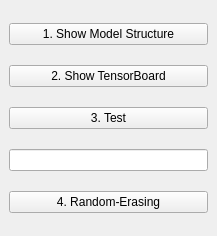
<?xml version="1.0" encoding="UTF-8"?>
<ui version="4.0">
 <class>MainWindow</class>
 <widget class="QMainWindow" name="MainWindow">
  <property name="geometry">
   <rect>
    <x>0</x>
    <y>0</y>
    <width>217</width>
    <height>236</height>
   </rect>
  </property>
  <property name="windowTitle">
   <string>MainWindow</string>
  </property>
  <widget class="QWidget" name="centralwidget">
   <layout class="QVBoxLayout" name="verticalLayout">
    <item>
     <widget class="QPushButton" name="showStructureButton">
      <property name="text">
       <string>1. Show Model Structure</string>
      </property>
     </widget>
    </item>
    <item>
     <widget class="QPushButton" name="showBoardButton">
      <property name="text">
       <string>2. Show TensorBoard</string>
      </property>
     </widget>
    </item>
    <item>
     <widget class="QPushButton" name="testButton">
      <property name="text">
       <string>3. Test</string>
      </property>
     </widget>
    </item>
    <item>
     <widget class="QLineEdit" name="lineEdit"/>
    </item>
    <item>
     <widget class="QPushButton" name="erasingButton">
      <property name="text">
       <string>4. Random-Erasing</string>
      </property>
     </widget>
    </item>
   </layout>
  </widget>
 </widget>
 <resources/>
 <connections/>
</ui>
